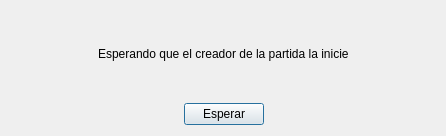
<?xml version="1.0" encoding="UTF-8"?>
<ui version="4.0">
 <class>WaitWindow</class>
 <widget class="QDialog" name="WaitWindow">
  <property name="geometry">
   <rect>
    <x>0</x>
    <y>0</y>
    <width>446</width>
    <height>136</height>
   </rect>
  </property>
  <property name="windowTitle">
   <string>Dialog</string>
  </property>
  <layout class="QGridLayout" name="gridLayout">
   <item row="1" column="0">
    <spacer name="horizontalSpacer">
     <property name="orientation">
      <enum>Qt::Horizontal</enum>
     </property>
     <property name="sizeHint" stdset="0">
      <size>
       <width>40</width>
       <height>20</height>
      </size>
     </property>
    </spacer>
   </item>
   <item row="1" column="2">
    <spacer name="horizontalSpacer_2">
     <property name="orientation">
      <enum>Qt::Horizontal</enum>
     </property>
     <property name="sizeHint" stdset="0">
      <size>
       <width>40</width>
       <height>20</height>
      </size>
     </property>
    </spacer>
   </item>
   <item row="1" column="1">
    <widget class="QLabel" name="label">
     <property name="text">
      <string>Esperando que el creador de la partida la inicie</string>
     </property>
    </widget>
   </item>
   <item row="3" column="1">
    <layout class="QHBoxLayout" name="horizontalLayout">
     <item>
      <spacer name="horizontalSpacer_3">
       <property name="orientation">
        <enum>Qt::Horizontal</enum>
       </property>
       <property name="sizeHint" stdset="0">
        <size>
         <width>40</width>
         <height>20</height>
        </size>
       </property>
      </spacer>
     </item>
     <item>
      <widget class="QPushButton" name="waitBtn">
       <property name="enabled">
        <bool>true</bool>
       </property>
       <property name="palette">
        <palette>
         <active>
          <colorrole role="Button">
           <brush brushstyle="SolidPattern">
            <color alpha="255">
             <red>239</red>
             <green>239</green>
             <blue>239</blue>
            </color>
           </brush>
          </colorrole>
         </active>
         <inactive>
          <colorrole role="Button">
           <brush brushstyle="SolidPattern">
            <color alpha="255">
             <red>239</red>
             <green>239</green>
             <blue>239</blue>
            </color>
           </brush>
          </colorrole>
         </inactive>
         <disabled>
          <colorrole role="Button">
           <brush brushstyle="SolidPattern">
            <color alpha="255">
             <red>136</red>
             <green>138</green>
             <blue>133</blue>
            </color>
           </brush>
          </colorrole>
         </disabled>
        </palette>
       </property>
       <property name="text">
        <string>Esperar</string>
       </property>
      </widget>
     </item>
     <item>
      <spacer name="horizontalSpacer_4">
       <property name="orientation">
        <enum>Qt::Horizontal</enum>
       </property>
       <property name="sizeHint" stdset="0">
        <size>
         <width>40</width>
         <height>20</height>
        </size>
       </property>
      </spacer>
     </item>
    </layout>
   </item>
   <item row="0" column="1">
    <spacer name="verticalSpacer">
     <property name="orientation">
      <enum>Qt::Vertical</enum>
     </property>
     <property name="sizeHint" stdset="0">
      <size>
       <width>20</width>
       <height>40</height>
      </size>
     </property>
    </spacer>
   </item>
   <item row="2" column="1">
    <spacer name="verticalSpacer_2">
     <property name="orientation">
      <enum>Qt::Vertical</enum>
     </property>
     <property name="sizeHint" stdset="0">
      <size>
       <width>20</width>
       <height>40</height>
      </size>
     </property>
    </spacer>
   </item>
  </layout>
 </widget>
 <resources/>
 <connections/>
</ui>
